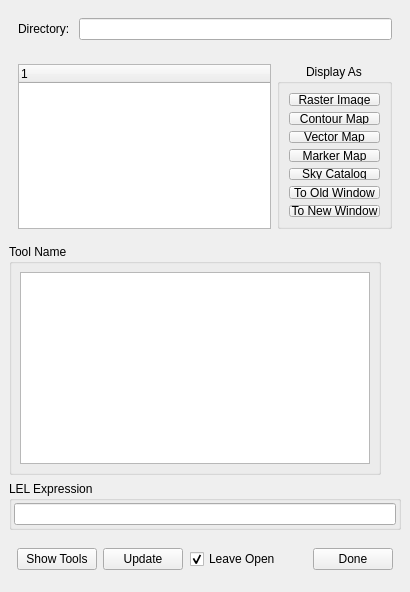
<ui version="4.0" >
 <author>Honglin Ye, National Radio Astronomy Observatory</author>
 <class>QtDataManager</class>
 <widget class="QWidget" name="QtDataManager" >
  <property name="geometry" >
   <rect>
    <x>0</x>
    <y>0</y>
    <width>410</width>
    <height>442</height>
   </rect>
  </property>
  <property name="maximumSize" >
   <size>
    <width>99999</width>
    <height>99999</height>
   </size>
  </property>
  <property name="windowTitle" >
   <string>Load Data -- Viewer</string>
  </property>
  <layout class="QVBoxLayout" >
   <property name="margin" >
    <number>9</number>
   </property>
   <property name="spacing" >
    <number>6</number>
   </property>
   <item>
    <widget class="QFrame" name="topFrame_" >
     <property name="frameShape" >
      <enum>QFrame::NoFrame</enum>
     </property>
     <property name="frameShadow" >
      <enum>QFrame::Raised</enum>
     </property>
     <layout class="QHBoxLayout" >
      <property name="margin" >
       <number>9</number>
      </property>
      <property name="spacing" >
       <number>6</number>
      </property>
      <item>
       <widget class="QLabel" name="dirLabel_" >
        <property name="text" >
         <string>Directory: </string>
        </property>
       </widget>
      </item>
      <item>
       <widget class="QLineEdit" name="dirLineEdit_" />
      </item>
     </layout>
    </widget>
   </item>
   <item>
    <widget class="QFrame" name="midFrame_" >
     <property name="sizePolicy" >
      <sizepolicy>
       <hsizetype>7</hsizetype>
       <vsizetype>7</vsizetype>
       <horstretch>0</horstretch>
       <verstretch>2</verstretch>
      </sizepolicy>
     </property>
     <property name="frameShape" >
      <enum>QFrame::NoFrame</enum>
     </property>
     <property name="frameShadow" >
      <enum>QFrame::Raised</enum>
     </property>
     <layout class="QHBoxLayout" >
      <property name="margin" >
       <number>9</number>
      </property>
      <property name="spacing" >
       <number>6</number>
      </property>
      <item>
       <widget class="QTreeWidget" name="treeWidget_" >
        <property name="minimumSize" >
         <size>
          <width>250</width>
          <height>140</height>
         </size>
        </property>
        <property name="indentation" >
         <number>10</number>
        </property>
        <column>
         <property name="text" >
          <string>1</string>
         </property>
        </column>
       </widget>
      </item>
      <item>
       <widget class="QGroupBox" name="displayGroupBox_" >
        <property name="sizePolicy" >
         <sizepolicy>
          <hsizetype>0</hsizetype>
          <vsizetype>7</vsizetype>
          <horstretch>0</horstretch>
          <verstretch>0</verstretch>
         </sizepolicy>
        </property>
        <property name="minimumSize" >
         <size>
          <width>107</width>
          <height>165</height>
         </size>
        </property>
        <property name="title" >
         <string>Display As</string>
        </property>
        <property name="alignment" >
         <set>Qt::AlignHCenter</set>
        </property>
        <layout class="QVBoxLayout" >
         <property name="margin" >
          <number>9</number>
         </property>
         <property name="spacing" >
          <number>6</number>
         </property>
         <item>
          <widget class="QPushButton" name="rasterButton_" >
           <property name="text" >
            <string>Raster Image</string>
           </property>
          </widget>
         </item>
         <item>
          <widget class="QPushButton" name="contourButton_" >
           <property name="text" >
            <string>Contour Map</string>
           </property>
          </widget>
         </item>
         <item>
          <widget class="QPushButton" name="vectorButton_" >
           <property name="text" >
            <string>Vector Map</string>
           </property>
          </widget>
         </item>
         <item>
          <widget class="QPushButton" name="markerButton_" >
           <property name="text" >
            <string>Marker Map</string>
           </property>
          </widget>
         </item>
         <item>
          <widget class="QPushButton" name="catalogButton_" >
           <property name="text" >
            <string>Sky Catalog</string>
           </property>
          </widget>
         </item>
         <item>
          <widget class="QPushButton" name="oldPanelButton_" >
           <property name="text" >
            <string>To Old Window</string>
           </property>
          </widget>
         </item>
         <item>
          <widget class="QPushButton" name="newPanelButton_" >
           <property name="text" >
            <string>To New Window</string>
           </property>
          </widget>
         </item>
         <item>
          <spacer>
           <property name="orientation" >
            <enum>Qt::Vertical</enum>
           </property>
           <property name="sizeHint" >
            <size>
             <width>20</width>
             <height>40</height>
            </size>
           </property>
          </spacer>
         </item>
        </layout>
       </widget>
      </item>
     </layout>
    </widget>
   </item>
   <item>
    <widget class="QGroupBox" name="toolGroupBox_" >
     <property name="sizePolicy" >
      <sizepolicy>
       <hsizetype>0</hsizetype>
       <vsizetype>0</vsizetype>
       <horstretch>0</horstretch>
       <verstretch>1</verstretch>
      </sizepolicy>
     </property>
     <property name="title" >
      <string>Tool Name</string>
     </property>
     <layout class="QHBoxLayout" >
      <property name="margin" >
       <number>8</number>
      </property>
      <property name="spacing" >
       <number>6</number>
      </property>
      <item>
       <widget class="QListView" name="toolNameListView_" >
        <property name="minimumSize" >
         <size>
          <width>350</width>
          <height>45</height>
         </size>
        </property>
       </widget>
      </item>
     </layout>
    </widget>
   </item>
   <item>
    <widget class="QGroupBox" name="lelGB_" >
     <property name="title" >
      <string>LEL Expression</string>
     </property>
     <property name="flat" >
      <bool>false</bool>
     </property>
     <property name="checkable" >
      <bool>false</bool>
     </property>
     <layout class="QVBoxLayout" >
      <property name="margin" >
       <number>2</number>
      </property>
      <property name="spacing" >
       <number>6</number>
      </property>
      <item>
       <widget class="casa::QtLELEdit" name="lelEdit_" />
      </item>
     </layout>
    </widget>
   </item>
   <item>
    <widget class="QFrame" name="bottomFrame_" >
     <property name="frameShape" >
      <enum>QFrame::NoFrame</enum>
     </property>
     <property name="frameShadow" >
      <enum>QFrame::Raised</enum>
     </property>
     <layout class="QHBoxLayout" >
      <property name="margin" >
       <number>8</number>
      </property>
      <property name="spacing" >
       <number>6</number>
      </property>
      <item>
       <widget class="QPushButton" name="toolButton_" >
        <property name="text" >
         <string>Show Tools</string>
        </property>
       </widget>
      </item>
      <item>
       <widget class="QPushButton" name="updateButton_" >
        <property name="text" >
         <string>Update</string>
        </property>
       </widget>
      </item>
      <item>
       <spacer>
        <property name="orientation" >
         <enum>Qt::Horizontal</enum>
        </property>
        <property name="sizeHint" >
         <size>
          <width>16</width>
          <height>31</height>
         </size>
        </property>
       </spacer>
      </item>
      <item>
       <widget class="QCheckBox" name="leaveOpen_" >
        <property name="text" >
         <string>Leave Open</string>
        </property>
        <property name="checked" >
         <bool>true</bool>
        </property>
       </widget>
      </item>
      <item>
       <spacer>
        <property name="orientation" >
         <enum>Qt::Horizontal</enum>
        </property>
        <property name="sizeHint" >
         <size>
          <width>40</width>
          <height>20</height>
         </size>
        </property>
       </spacer>
      </item>
      <item>
       <widget class="QPushButton" name="cancelButton_" >
        <property name="text" >
         <string>Done</string>
        </property>
       </widget>
      </item>
     </layout>
    </widget>
   </item>
  </layout>
 </widget>
 <customwidgets>
  <customwidget>
   <class>casa::QtLELEdit</class>
   <extends>QLineEdit</extends>
   <header>display/QtViewer/QtLELEdit.qo.h</header>
  </customwidget>
 </customwidgets>
 <tabstops>
  <tabstop>dirLineEdit_</tabstop>
  <tabstop>treeWidget_</tabstop>
  <tabstop>rasterButton_</tabstop>
  <tabstop>contourButton_</tabstop>
  <tabstop>vectorButton_</tabstop>
  <tabstop>markerButton_</tabstop>
  <tabstop>catalogButton_</tabstop>
 </tabstops>
 <resources/>
 <connections>
  <connection>
   <sender>cancelButton_</sender>
   <signal>clicked()</signal>
   <receiver>QtDataManager</receiver>
   <slot>close()</slot>
   <hints>
    <hint type="sourcelabel" >
     <x>370</x>
     <y>286</y>
    </hint>
    <hint type="destinationlabel" >
     <x>376</x>
     <y>293</y>
    </hint>
   </hints>
  </connection>
  <connection>
   <sender>updateButton_</sender>
   <signal>clicked()</signal>
   <receiver>toolNameListView_</receiver>
   <slot>reset()</slot>
   <hints>
    <hint type="sourcelabel" >
     <x>186</x>
     <y>286</y>
    </hint>
    <hint type="destinationlabel" >
     <x>206</x>
     <y>240</y>
    </hint>
   </hints>
  </connection>
  <connection>
   <sender>updateButton_</sender>
   <signal>clicked()</signal>
   <receiver>treeWidget_</receiver>
   <slot>reset()</slot>
   <hints>
    <hint type="sourcelabel" >
     <x>186</x>
     <y>286</y>
    </hint>
    <hint type="destinationlabel" >
     <x>133</x>
     <y>144</y>
    </hint>
   </hints>
  </connection>
  <connection>
   <sender>dirLineEdit_</sender>
   <signal>returnPressed()</signal>
   <receiver>treeWidget_</receiver>
   <slot>reset()</slot>
   <hints>
    <hint type="sourcelabel" >
     <x>203</x>
     <y>24</y>
    </hint>
    <hint type="destinationlabel" >
     <x>204</x>
     <y>65</y>
    </hint>
   </hints>
  </connection>
 </connections>
</ui>
